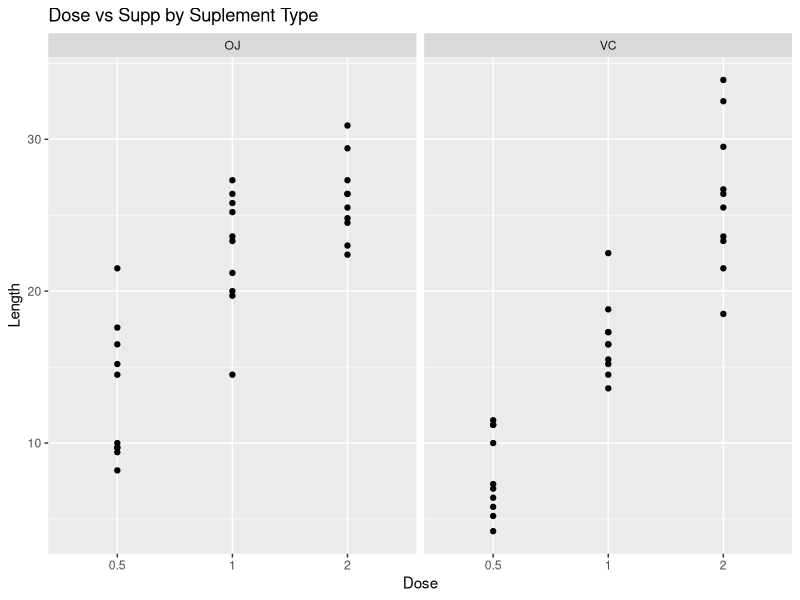
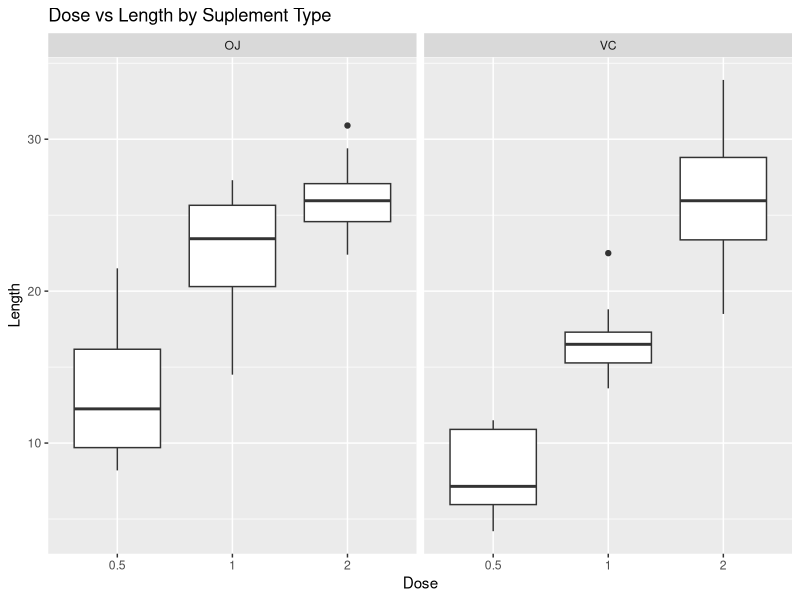

The R source for these figures, in order:
library(ggplot2)
library(dplyr)

data("ToothGrowth")
data <- as.data.frame(ToothGrowth)
summary(data)

ggplot(data,aes(factor(dose),len)) + geom_point(stat = "identity") + facet_grid(.~supp) +  
    labs(title="Dose vs Supp by Suplement Type", y="Length", x="Dose")

ggplot(data, aes(x=factor(dose),y=len)) + geom_boxplot() + facet_grid(.~supp) + 
    labs(title="Dose vs Length by Suplement Type", y="Length", x="Dose")

sdoseoj <- select(filter(data, supp == "OJ" & dose==0.5),len)
sdosevc <- select(filter(data, supp == "VC" & dose==0.5),len)
smalltest <- t.test(sdoseoj,sdosevc,paired = FALSE,var.equal = FALSE)
smalltest$conf.int
smalltest$p.value

mdoseoj <- select(filter(data, supp == "OJ" & dose==1),len)
mdosevc <- select(filter(data, supp == "VC" & dose==1),len)
medtest <- t.test(mdoseoj,mdosevc,paired = FALSE,var.equal = FALSE)
medtest$conf.int
medtest$p.value

ldoseoj <- select(filter(data, supp == "OJ" & dose==2),len)
ldosevc <- select(filter(data, supp == "VC" & dose==2),len)
largetest <- t.test(ldoseoj,ldosevc,paired = FALSE,var.equal = FALSE)
largetest$conf.int
largetest$p.value

#sdose <- rbind(sdoseoj,sdosevc)
#mdose <- rbind(mdoseoj,mdosevc)
#ldose <- rbind(ldoseoj,ldosevc)
